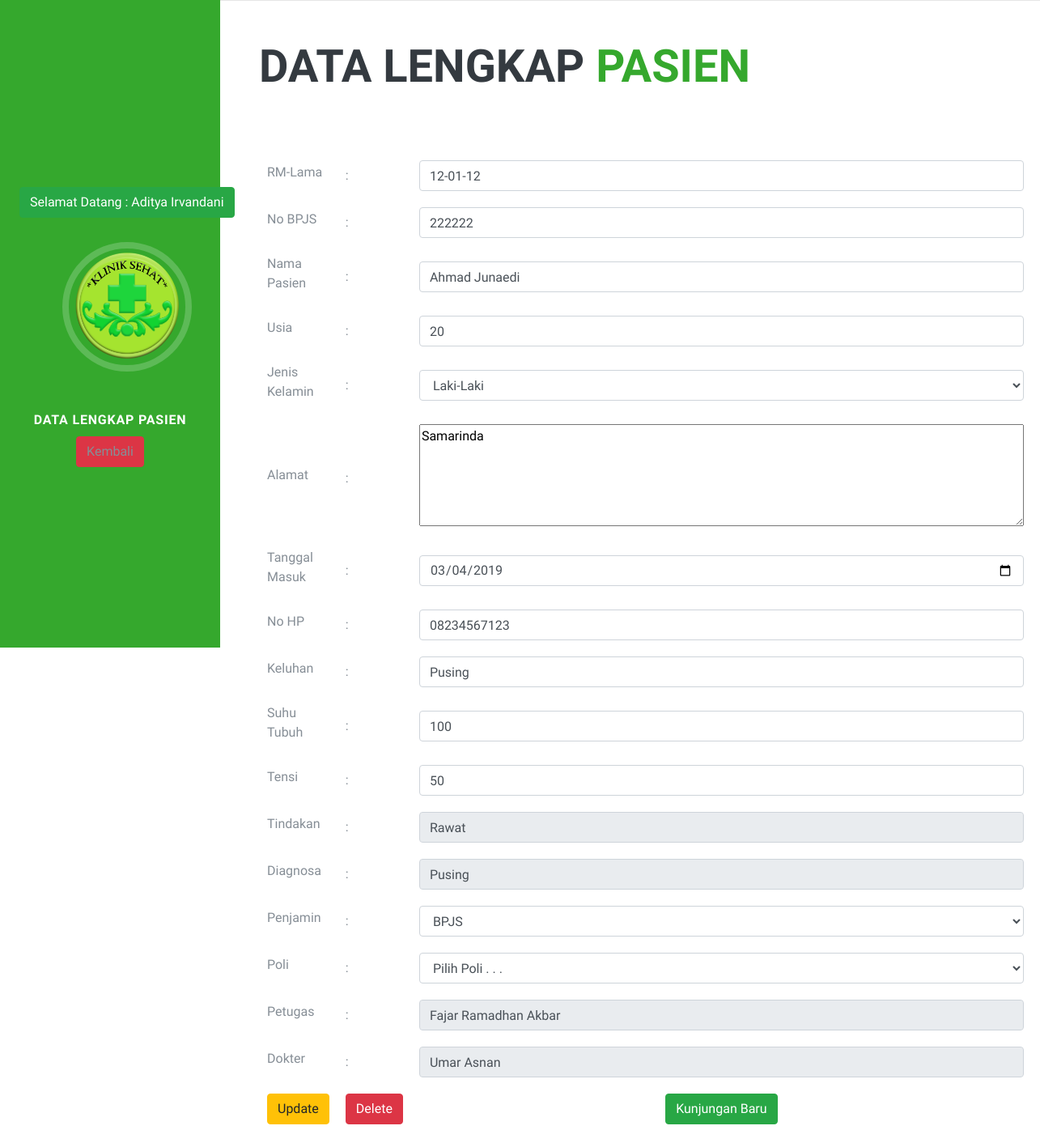
The page /tampil_lengkap.php?id=2 (signed in) on the database as committed earlier.
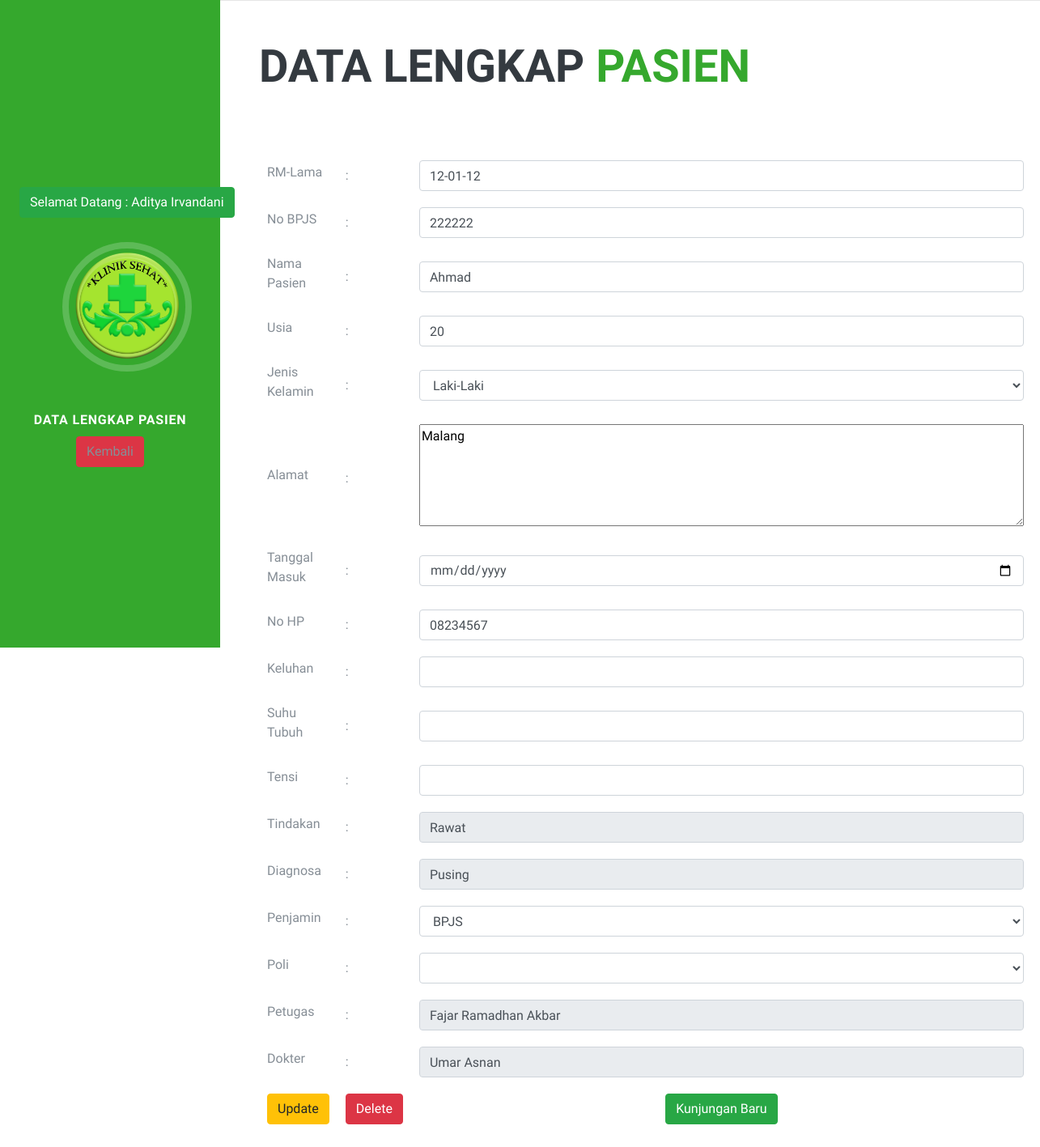
The same page on the database as committed later.
### tables this page shows
CREATE TABLE `tb_rekam_medis` (
  `id` int(11) NOT NULL,
  `rm_lama` varchar(20) NOT NULL,
  `no_bpjs` varchar(20) NOT NULL,
  `nama_pasien` varchar(500) NOT NULL,
  `usia` varchar(5) NOT NULL,
  `jk` varchar(10) NOT NULL,
  `alamat` varchar(500) NOT NULL,
  `tgl_masuk` varchar(100) NOT NULL,
  `no_hp` varchar(12) NOT NULL,
  `keluhan` varchar(500) NOT NULL,
  `suhu` varchar(500) NOT NULL,
  `tensi` varchar(500) NOT NULL,
  `tindakan` varchar(500) NOT NULL,
  `diagnosa` varchar(500) NOT NULL,
  `penjamin` varchar(500) NOT NULL,
  `poli` varchar(500) NOT NULL,
  `petugas` varchar(500) NOT NULL,
  `dokter` varchar(500) NOT NULL
);

### tampil_lengkap.php (the view, shortened to what the changed rows need)
<?php
include "koneksi.php";
      $id  = $_GET['id'];
?>
<!DOCTYPE html>
<html lang="en">
  <head>
    <link href="vendor/bootstrap/css/bootstrap.min.css" rel="stylesheet">
    <link href="vendor/fontawesome-free/css/all.min.css" rel="stylesheet">
    <link href="css/resume.min.css" rel="stylesheet">
  </head>
  <body id="page-top">
    <div class="container-fluid p-0">
      <section class="resume-section p-3 p-lg-5 d-flex flex-column" id="isidata">
        <div class="my-auto">
          <h2 class="mb-5">Data Lengkap  <span style="color:#35a82d" > Pasien </span></h2>
        <form class="" action="" method="post">
          <br>
          <?php
          $sql = "SELECT * FROM tb_rekam_medis WHERE id = '$id'";
          $result = mysqli_query($conn,$sql);
          while ($row = $result->fetch_assoc()) {
           ?>
           <form class="" action="" method="post">
          <table cellspacing="0" cellpadding="10">
            <tr>
              <td>
                <label for="">RM-Lama</label>
              </td>
              <td>
                :
              </td>
              <td>
                <input type="text" class="form-control" name="rm_lama" value="<?php echo $row['rm_lama']; ?>">
              </td>
            </tr>
            <tr>
              <td>
                <label for="">No BPJS</label>
              </td>
              <td>
                :
              </td>
              <td>
                <input type="text" class="form-control" name="no_bpjs" value="<?php echo $row['no_bpjs']; ?>">
              </td>
            </tr>
            <tr>
              <td>
                <label for="">Nama Pasien</label>
              </td>
              <td>
                :
              </td>
              <td>
                <input type="text" class="form-control" name="nama_pasien" value="<?php echo $row['nama_pasien']; ?>">
              </td>
            </tr>
            <tr>
              <td>
                <label for="">Usia</label>
              </td>
              <td>
                :
              </td>
              <td>
                <input type="number" name="usia" class="form-control" value="<?php echo $row['usia']; ?>">
              </td>
            </tr>
            <tr>
              <td>
                <label for="">Jenis Kelamin</label>
              </td>
              <td>
                :
              </td>
              <td>
                <select class="form-control" name="jk">
                  <?php if ($row['jk'] == 'P'): ?>
                    {
                      <option value="P">Perempuan</option>
                      <option value="L">Laki-Laki</option>
                    }
                    <?php elseif ($row['jk'] == 'L'): ?> {
                      <option value="L">Laki-Laki</option>
                  <?php endif ?>
                  </select>
              </td>
            </tr>
            <tr>
              <td>
                <label for="">Alamat</label>
              </td>
              <td>
                :
              </td>
              <td>
                <textarea name="alamat" rows="5" cols="80"><?php echo $row['alamat']; ?></textarea>
              </td>
            </tr>
            <tr>
              <td>
                <label for="">Tanggal Masuk</label>
              </td>
              <td>
                :
              </td>
              <td>
                <input type="date" class="form-control" name="tgl_masuk" value="<?php echo $row['tgl_masuk']; ?>">
              </td>
            </tr>
            <tr>
              <td>
                <label for="">No HP</label>
              </td>
              <td>
                :
              </td>
              <td>
                <input type="number" class="form-control" name="no_hp" value="<?php echo $row['no_hp']; ?>">
              </td>
            </tr>
            <tr>
              <td>
                <label for="">Keluhan</label>
              </td>
              <td>
                :
              </td>
              <td>
                <input type="text" class="form-control" name="keluhan" value="<?php echo $row['keluhan']; ?>">
              </td>
            </tr>
            <tr>
              <td>
                <label for="">Suhu Tubuh</label>
              </td>
              <td>
                :
              </td>
              <td>
                <input type="text" class="form-control" name="suhu" value="<?php echo $row['suhu']; ?>">
              </td>
            </tr>
            <tr>
              <td>
                <label for="">Tensi</label>
              </td>
              <td>
                :
              </td>
              <td>
                <input type="text" class="form-control" name="tensi" value="<?php echo $row['tensi']; ?>">
              </td>
            </tr>
            <tr>
              <td>
                <label for="">Tindakan</label>
              </td>
              <td>
                :
              </td>
              <td>
                <input type="text" class="form-control" name="tindakan" value="<?php echo $row['tindakan']; ?>" readonly>
              </td>
            </tr>
            <tr>
              <td>
                <label for="">Diagnosa</label>
              </td>
              <td>
                :
              </td>
              <td>
                <input type="text" class="form-control" name="diagnosa" value="<?php echo $row['diagnosa']; ?>" readonly>
              </td>
            </tr>
            <tr>
              <td>
                <label for="">Penjamin</label>
              </td>
              <td>
                :
              </td>
              <td>
                <select class="form-control" name="penjamin">
                  <?php if ($row['penjamin'] == 'InHealth'): ?>
                    {
                      <option value="InHealth">InHealth</option>
                      <option value="BPJS">BPJS</option>
                      <option value="umum">Umum</option>
                    }
                    <?php elseif ($row['penjamin'] == 'BPJS'): ?> {
                      <option value="BPJS">BPJS</option>
                  <?php endif ?>
                  </select>
              </td>
            </tr>
            <tr>
              <td>
                <label for="">Poli</label>
              </td>
              <td>
                :
              </td>
              <td>
              <select class="form-control" name="poli" data-placeholder="sads">
                  <?php if ($row['poli'] == 'Poli Umum'): ?>
                    {
                      <option value="Poli Umum">Poli Umum</option>
                      <option value="Poli Gigi">Poli Gigi</option>
                      <option value="Poli Kebidanan">Poli Kebidanan</option>
                    }
                    <?php elseif ($row['poli'] == ''): ?> {
                      <option style="display:none" value="">Pilih Poli . . . </option>
                  <?php endif ?>
                  </select>
              </td>
            </tr>
            <tr>
              <td>
                <label for="">Petugas</label>
              </td>
              <td>
                :
              </td>
              <td>
                <input type="text" class="form-control" name="petugas" value="<?php echo $row['petugas']; ?>" readonly>
              </td>
            </tr>
            <tr>
              <td>
                <label for="">Dokter</label>
              </td>
              <td>
                :
              </td>
              <td>
                <input type="text" class="form-control" name="dokter" value="<?php echo $row['dokter']; ?>" readonly>
              </td>
            </tr>
            <tr>
              <td>
                <center>
                <input type="submit" name="update_data" class="btn btn-warning" value="Update">
              </center>
              </td>
              <td>
                <center>
                <input type="submit" name="delete_data" class="btn btn-danger" value="Delete">
              </center>
              </td>
              <td>
                <center>
                <input type="submit" name="kunjungan_baru" class="btn btn-success" value="Kunjungan Baru">
              </center>
              </td>
            </tr>
          </table><?php } ?></form>
        </div>
      </section>
  </body>
</html>

Rows that differ between the two databases and show on the page:
changed tb_rekam_medis "Laki-Laki": nama_pasien "Ahmad Junaedi" → "Ahmad"; alamat "Samarinda" → "Malang"; tgl_masuk "03/04/2019" → (not shown); no_hp "08234567123" → "08234567"; keluhan "Pusing" → (not shown); suhu "100" → (not shown); tensi "50" → (not shown); poli "Pilih Poli . . ." → (not shown)
